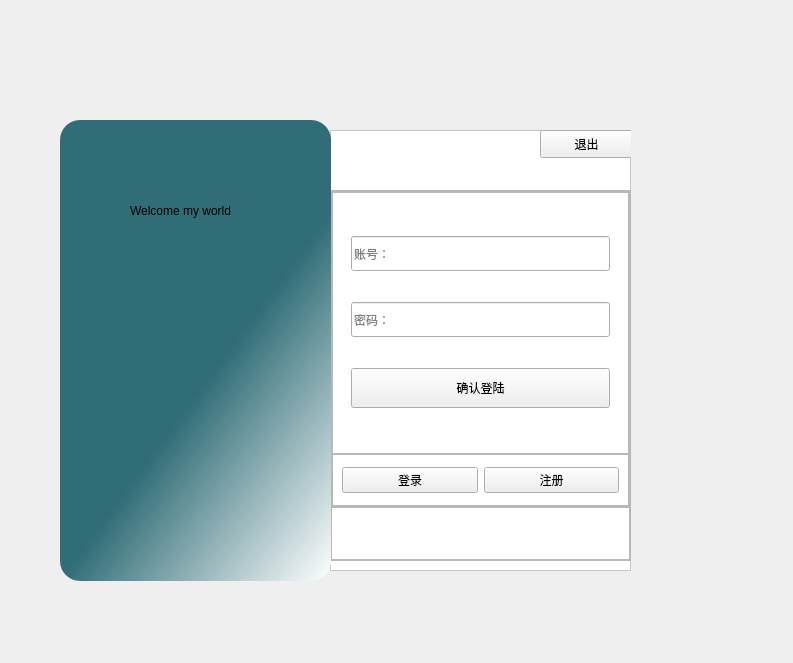
<?xml version="1.0" encoding="UTF-8"?>
<ui version="4.0">
 <class>MainWindow</class>
 <widget class="QMainWindow" name="MainWindow">
  <property name="geometry">
   <rect>
    <x>0</x>
    <y>0</y>
    <width>793</width>
    <height>663</height>
   </rect>
  </property>
  <property name="sizePolicy">
   <sizepolicy hsizetype="Preferred" vsizetype="Expanding">
    <horstretch>0</horstretch>
    <verstretch>0</verstretch>
   </sizepolicy>
  </property>
  <property name="windowTitle">
   <string>MainWindow</string>
  </property>
  <widget class="QWidget" name="centralwidget">
   <widget class="QFrame" name="frame">
    <property name="geometry">
     <rect>
      <x>60</x>
      <y>120</y>
      <width>271</width>
      <height>461</height>
     </rect>
    </property>
    <property name="styleSheet">
     <string notr="true">#frame{
background-color: qlineargradient(spread:pad, x1:0.609195, y1:0.511, x2:1, y2:1, stop:0 rgba(48, 109, 119, 255), stop:1 rgba(255, 255, 255, 255));
border-radius:20
}</string>
    </property>
    <property name="frameShape">
     <enum>QFrame::StyledPanel</enum>
    </property>
    <property name="frameShadow">
     <enum>QFrame::Raised</enum>
    </property>
    <widget class="QLabel" name="label">
     <property name="geometry">
      <rect>
       <x>70</x>
       <y>70</y>
       <width>171</width>
       <height>41</height>
      </rect>
     </property>
     <property name="styleSheet">
      <string notr="true">font: 87 26pt &quot;Arial Black&quot;;
font: 8pt &quot;Arial&quot;;
font: 12pt &quot;Agency FB&quot;;</string>
     </property>
     <property name="text">
      <string>Welcome my world</string>
     </property>
    </widget>
   </widget>
   <widget class="QFrame" name="frame_2">
    <property name="geometry">
     <rect>
      <x>330</x>
      <y>130</y>
      <width>301</width>
      <height>441</height>
     </rect>
    </property>
    <property name="styleSheet">
     <string notr="true">#frame_2{
background-color: rgb(255, 255, 255);
border-top-right-radius：20px;

}</string>
    </property>
    <property name="frameShape">
     <enum>QFrame::StyledPanel</enum>
    </property>
    <property name="frameShadow">
     <enum>QFrame::Raised</enum>
    </property>
    <widget class="QPushButton" name="pushButton">
     <property name="geometry">
      <rect>
       <x>210</x>
       <y>0</y>
       <width>93</width>
       <height>28</height>
      </rect>
     </property>
     <property name="text">
      <string>退出</string>
     </property>
    </widget>
    <widget class="QFrame" name="frame_3">
     <property name="geometry">
      <rect>
       <x>0</x>
       <y>60</y>
       <width>301</width>
       <height>371</height>
      </rect>
     </property>
     <property name="minimumSize">
      <size>
       <width>301</width>
       <height>371</height>
      </size>
     </property>
     <property name="frameShape">
      <enum>QFrame::StyledPanel</enum>
     </property>
     <property name="frameShadow">
      <enum>QFrame::Raised</enum>
     </property>
     <layout class="QVBoxLayout" name="verticalLayout">
      <property name="spacing">
       <number>0</number>
      </property>
      <property name="leftMargin">
       <number>0</number>
      </property>
      <property name="topMargin">
       <number>0</number>
      </property>
      <property name="rightMargin">
       <number>0</number>
      </property>
      <property name="bottomMargin">
       <number>0</number>
      </property>
      <item>
       <widget class="QFrame" name="frame_4">
        <property name="sizePolicy">
         <sizepolicy hsizetype="Preferred" vsizetype="Expanding">
          <horstretch>0</horstretch>
          <verstretch>6</verstretch>
         </sizepolicy>
        </property>
        <property name="frameShape">
         <enum>QFrame::StyledPanel</enum>
        </property>
        <property name="frameShadow">
         <enum>QFrame::Raised</enum>
        </property>
        <layout class="QVBoxLayout" name="verticalLayout_2">
         <property name="spacing">
          <number>0</number>
         </property>
         <property name="leftMargin">
          <number>0</number>
         </property>
         <property name="topMargin">
          <number>0</number>
         </property>
         <property name="rightMargin">
          <number>0</number>
         </property>
         <property name="bottomMargin">
          <number>0</number>
         </property>
         <item>
          <widget class="QFrame" name="frame_6">
           <property name="sizePolicy">
            <sizepolicy hsizetype="Preferred" vsizetype="Preferred">
             <horstretch>0</horstretch>
             <verstretch>5</verstretch>
            </sizepolicy>
           </property>
           <property name="frameShape">
            <enum>QFrame::StyledPanel</enum>
           </property>
           <property name="frameShadow">
            <enum>QFrame::Raised</enum>
           </property>
           <layout class="QHBoxLayout" name="horizontalLayout_3">
            <item>
             <widget class="QStackedWidget" name="stackedWidget_2">
              <property name="styleSheet">
               <string notr="true">QlineEdit{

}</string>
              </property>
              <property name="currentIndex">
               <number>0</number>
              </property>
              <widget class="QWidget" name="page_login">
               <layout class="QVBoxLayout" name="verticalLayout_3">
                <item>
                 <widget class="QLineEdit" name="lineEdit_l_account">
                  <property name="minimumSize">
                   <size>
                    <width>0</width>
                    <height>35</height>
                   </size>
                  </property>
                  <property name="placeholderText">
                   <string>账号：</string>
                  </property>
                 </widget>
                </item>
                <item>
                 <widget class="QLineEdit" name="lineEdit_l_passward">
                  <property name="minimumSize">
                   <size>
                    <width>0</width>
                    <height>35</height>
                   </size>
                  </property>
                  <property name="echoMode">
                   <enum>QLineEdit::Password</enum>
                  </property>
                  <property name="placeholderText">
                   <string>密码：</string>
                  </property>
                 </widget>
                </item>
                <item>
                 <widget class="QPushButton" name="pushButton_l_sure">
                  <property name="minimumSize">
                   <size>
                    <width>0</width>
                    <height>40</height>
                   </size>
                  </property>
                  <property name="text">
                   <string>确认登陆</string>
                  </property>
                 </widget>
                </item>
               </layout>
              </widget>
              <widget class="QWidget" name="page_register">
               <layout class="QVBoxLayout" name="verticalLayout_4">
                <item>
                 <widget class="QLineEdit" name="lineEdit_d_account">
                  <property name="minimumSize">
                   <size>
                    <width>0</width>
                    <height>35</height>
                   </size>
                  </property>
                  <property name="placeholderText">
                   <string>账号：</string>
                  </property>
                 </widget>
                </item>
                <item>
                 <widget class="QLineEdit" name="lineEdit_d_passward">
                  <property name="minimumSize">
                   <size>
                    <width>0</width>
                    <height>35</height>
                   </size>
                  </property>
                  <property name="echoMode">
                   <enum>QLineEdit::Password</enum>
                  </property>
                  <property name="placeholderText">
                   <string>密码：</string>
                  </property>
                 </widget>
                </item>
                <item>
                 <widget class="QLineEdit" name="lineEdit_d_rpassward">
                  <property name="minimumSize">
                   <size>
                    <width>0</width>
                    <height>35</height>
                   </size>
                  </property>
                  <property name="echoMode">
                   <enum>QLineEdit::Password</enum>
                  </property>
                  <property name="placeholderText">
                   <string>再次输入密码：</string>
                  </property>
                 </widget>
                </item>
                <item>
                 <widget class="QPushButton" name="pushButton_d_sure">
                  <property name="minimumSize">
                   <size>
                    <width>0</width>
                    <height>40</height>
                   </size>
                  </property>
                  <property name="text">
                   <string>确认注册</string>
                  </property>
                 </widget>
                </item>
               </layout>
              </widget>
             </widget>
            </item>
           </layout>
          </widget>
         </item>
         <item>
          <widget class="QFrame" name="frame_7">
           <property name="sizePolicy">
            <sizepolicy hsizetype="Preferred" vsizetype="Preferred">
             <horstretch>0</horstretch>
             <verstretch>1</verstretch>
            </sizepolicy>
           </property>
           <property name="frameShape">
            <enum>QFrame::StyledPanel</enum>
           </property>
           <property name="frameShadow">
            <enum>QFrame::Raised</enum>
           </property>
           <layout class="QHBoxLayout" name="horizontalLayout_2">
            <item>
             <widget class="QPushButton" name="pushButton_login">
              <property name="text">
               <string>登录</string>
              </property>
             </widget>
            </item>
            <item>
             <widget class="QPushButton" name="pushButton_register">
              <property name="text">
               <string>注册</string>
              </property>
             </widget>
            </item>
           </layout>
          </widget>
         </item>
        </layout>
       </widget>
      </item>
      <item>
       <widget class="QFrame" name="frame_5">
        <property name="sizePolicy">
         <sizepolicy hsizetype="Preferred" vsizetype="Preferred">
          <horstretch>0</horstretch>
          <verstretch>1</verstretch>
         </sizepolicy>
        </property>
        <property name="frameShape">
         <enum>QFrame::StyledPanel</enum>
        </property>
        <property name="frameShadow">
         <enum>QFrame::Raised</enum>
        </property>
        <layout class="QHBoxLayout" name="horizontalLayout">
         <property name="spacing">
          <number>0</number>
         </property>
         <property name="leftMargin">
          <number>0</number>
         </property>
         <property name="topMargin">
          <number>0</number>
         </property>
         <property name="rightMargin">
          <number>0</number>
         </property>
         <property name="bottomMargin">
          <number>0</number>
         </property>
         <item>
          <widget class="QStackedWidget" name="stackedWidget">
           <property name="sizePolicy">
            <sizepolicy hsizetype="Expanding" vsizetype="Expanding">
             <horstretch>0</horstretch>
             <verstretch>0</verstretch>
            </sizepolicy>
           </property>
           <property name="currentIndex">
            <number>0</number>
           </property>
           <widget class="QWidget" name="page"/>
           <widget class="QWidget" name="page_2">
            <layout class="QHBoxLayout" name="horizontalLayout_4">
             <property name="spacing">
              <number>0</number>
             </property>
             <property name="leftMargin">
              <number>0</number>
             </property>
             <property name="topMargin">
              <number>0</number>
             </property>
             <property name="rightMargin">
              <number>0</number>
             </property>
             <property name="bottomMargin">
              <number>0</number>
             </property>
             <item>
              <widget class="QLabel" name="label_2">
               <property name="sizePolicy">
                <sizepolicy hsizetype="Expanding" vsizetype="Expanding">
                 <horstretch>0</horstretch>
                 <verstretch>0</verstretch>
                </sizepolicy>
               </property>
               <property name="styleSheet">
                <string notr="true">color: rgb(255, 0, 0);</string>
               </property>
               <property name="text">
                <string>         账号和密码不能为空</string>
               </property>
              </widget>
             </item>
            </layout>
           </widget>
           <widget class="QWidget" name="page_3">
            <layout class="QHBoxLayout" name="horizontalLayout_5">
             <property name="spacing">
              <number>0</number>
             </property>
             <property name="leftMargin">
              <number>0</number>
             </property>
             <property name="topMargin">
              <number>0</number>
             </property>
             <property name="rightMargin">
              <number>0</number>
             </property>
             <property name="bottomMargin">
              <number>0</number>
             </property>
             <item>
              <widget class="QLabel" name="label_3">
               <property name="styleSheet">
                <string notr="true">color: rgb(255, 0, 0);</string>
               </property>
               <property name="text">
                <string>         密码错误或账号不存在</string>
               </property>
              </widget>
             </item>
            </layout>
           </widget>
           <widget class="QWidget" name="page_4">
            <widget class="QLabel" name="label_4">
             <property name="geometry">
              <rect>
               <x>0</x>
               <y>0</y>
               <width>297</width>
               <height>51</height>
              </rect>
             </property>
             <property name="sizePolicy">
              <sizepolicy hsizetype="Expanding" vsizetype="Expanding">
               <horstretch>0</horstretch>
               <verstretch>0</verstretch>
              </sizepolicy>
             </property>
             <property name="styleSheet">
              <string notr="true">color: rgb(0, 170, 0);</string>
             </property>
             <property name="text">
              <string>           账号注册成功</string>
             </property>
            </widget>
           </widget>
           <widget class="QWidget" name="page_5">
            <widget class="QLabel" name="label_5">
             <property name="geometry">
              <rect>
               <x>0</x>
               <y>0</y>
               <width>297</width>
               <height>51</height>
              </rect>
             </property>
             <property name="styleSheet">
              <string notr="true">color: rgb(255, 0, 0);</string>
             </property>
             <property name="text">
              <string>             密码不一致</string>
             </property>
            </widget>
           </widget>
          </widget>
         </item>
        </layout>
       </widget>
      </item>
     </layout>
    </widget>
   </widget>
   <zorder>frame_2</zorder>
   <zorder>frame</zorder>
  </widget>
 </widget>
 <resources/>
 <connections>
  <connection>
   <sender>pushButton</sender>
   <signal>clicked()</signal>
   <receiver>MainWindow</receiver>
   <slot>close()</slot>
   <hints>
    <hint type="sourcelabel">
     <x>587</x>
     <y>140</y>
    </hint>
    <hint type="destinationlabel">
     <x>701</x>
     <y>97</y>
    </hint>
   </hints>
  </connection>
 </connections>
</ui>
